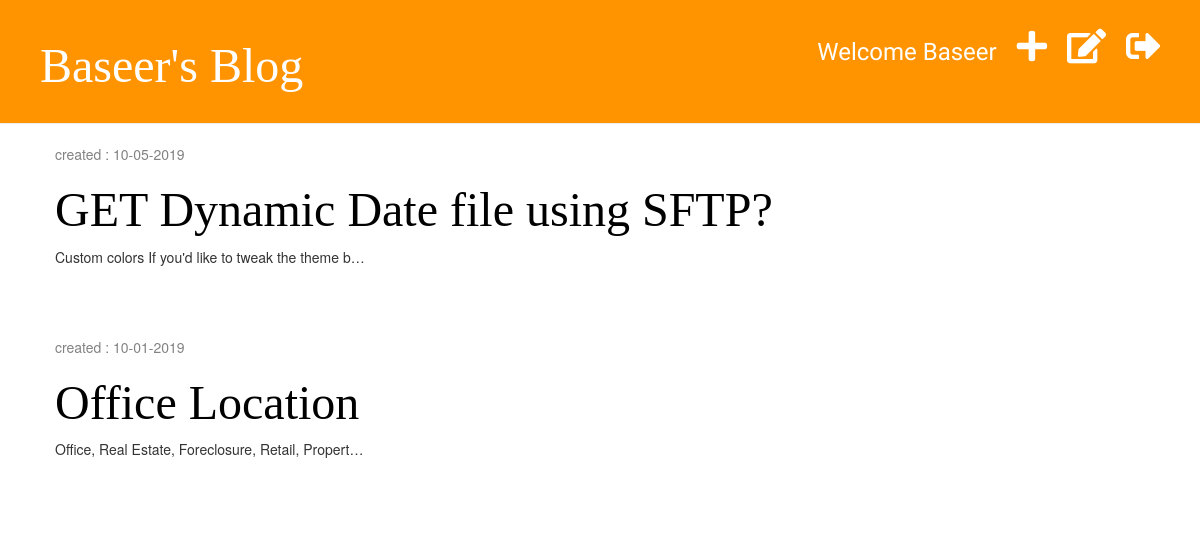
Page /drafts/ (signed in) on the committed database.
### blog/models.py (models this page shows, shortened)
class Post(models.Model):
    author = models.ForeignKey('auth.User', on_delete=models.CASCADE)
    title = models.CharField(max_length=200)
    text = models.TextField()
    created_date = models.DateTimeField(default=timezone.now)
    published_date = models.DateTimeField(blank=True,null=True)

### blog/views.py (the view)
# urls.py: path('drafts/', views.post_draft_list, name='post_draft_list'),
@login_required
def post_draft_list(request):
    posts = Post.objects.filter(published_date__isnull=True).order_by('-created_date')
    return render(request, 'blog/post_draft_list.html', {'posts': posts})

### blog/templates/blog/post_draft_list.html (shortened to what this page needs)
{% extends 'blog/base.html' %}
{% block content %}
    {% for post in posts %}
        <div class="post">
            <p class="date">
                created : {{ post.created_date| date:'m-d-Y' }}
            </p>
            <h1><a href="{% url 'post_detail' postid=post.pk %}">{{ post.title }}</a></h1>
            <p>{{ post.text| truncatechars:50 }}</p>
        </div>
    {% endfor %}
{% endblock %}

### blog/templates/blog/base.html (shortened to what this page needs)
{% load staticfiles %}
<!DOCTYPE html>
<html lang="en">
<head>
    <link rel="stylesheet" href="https://maxcdn.bootstrapcdn.com/bootstrap/3.2.0/css/bootstrap.min.css">
    <link rel="stylesheet" href="{% static 'css/blog.css' %}">
    <link rel="stylesheet" href="https://cdnjs.cloudflare.com/ajax/libs/font-awesome/5.2.0/css/all.css">
    <link rel="stylesheet" href="{% static 'css/zenburn.css' %}">
</head>
<body>
<div class="page-header">
    {% if user.is_authenticated %}
        <a href="{% url 'logout' %}" class="top-menu">
            <i class="fas fa-sign-out-alt"></i>
        </a>
        <a href="{% url 'post_draft_list' %}" class="top-menu">
            <i class="fas fa-edit"></i>
        </a>
        <a href="{% url 'post_new' %}" class="top-menu">
            <i class="fas fa-plus"></i>
        </a>
        <p class="top-menu">Welcome {{ user.username }}</p>
    {% else %}
        <a href="{% url 'login' %}" class="top-menu">
            <i class="fas fa-sign-in-alt fa-2x"></i>
        </a>
    {% endif %}
    <h1><a href='{% url "post_list" %}'>Baseer's Blog</a></h1>
</div>
<div class="content container">
    <div class="row">
        <div class="col-md-8">
            {% block content %}
            {% endblock %}
        </div>
    </div>
</div>
</body>
</html>

### blog/static/css/blog.css (style rules this page uses)
.page-header { background-color: #ff9400; margin-top: 0px; padding: 20px 20px 20px 40px; }
.page-header h1, .page-header h1 a { color: #ffffff; font-size: 36pt; text-decoration: none; }
.page-header p { font-size: 18pt; font-family: Tangerine; margin-top: 15px; }
h1, h2, h3, h4 { font-family: 'Inconsolata', 'Droid Sans', serif; font-size: 48px; }
.content { margin-left: 40px; }
.date { color: #828282; }
.post { margin-bottom: 70px; }
.post h1 a { color: #000000; }
.top-menu { color: #ffffff; float: right; font-size: 26pt; margin-right: 20px; }

### rows in the picture
Post: created_date "10-05-2019", title "GET Dynamic Date file using SFTP?", text "Custom colors If you'd like to tweak the theme b…"
Post: created_date "10-01-2019", title "Office Location", text "Office, Real Estate, Foreclosure, Retail, Propert…"

### other values in the picture
{{ user.username }} "Baseer"
